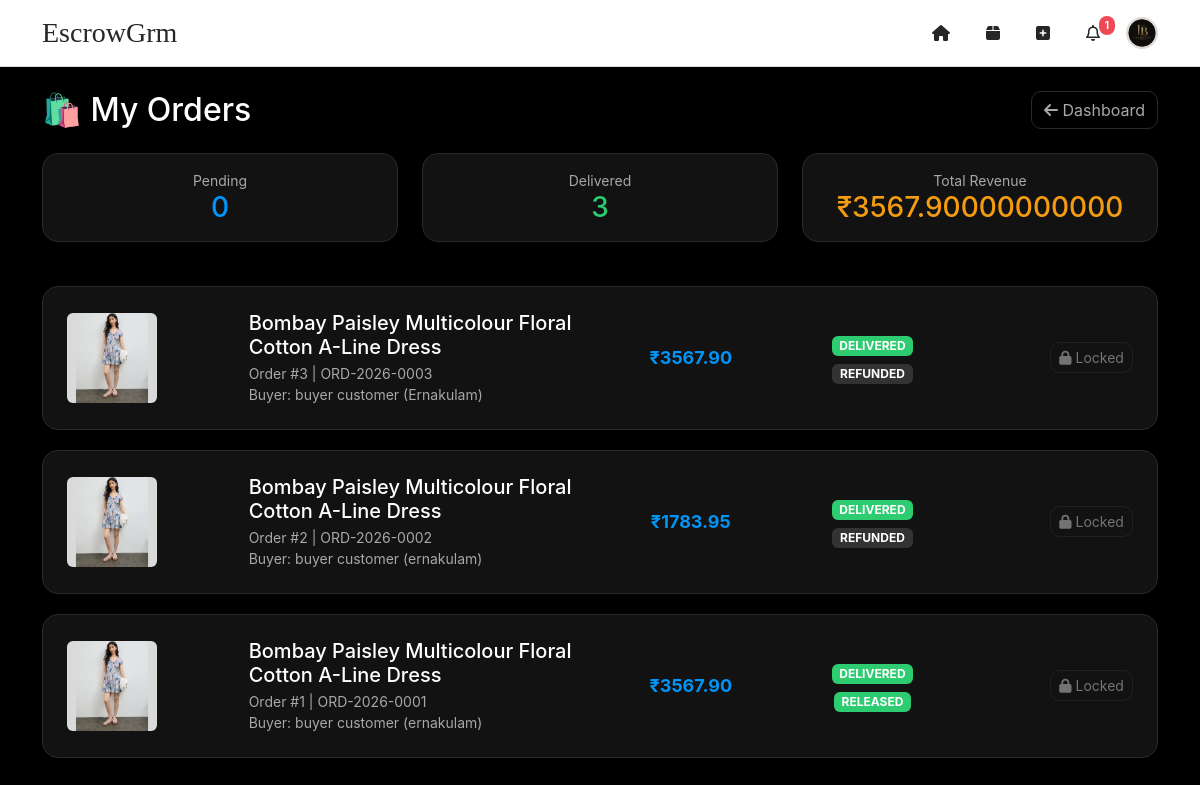
The app's page /seller-orders/ (signed in) with its own data.
### shop/models.py (models this page shows, shortened)
class User(AbstractUser):
    ROLE_CHOICES = (
        ('buyer', 'Buyer'),
        ('seller', 'Seller'),
    )
    role = models.CharField(max_length=10, choices=ROLE_CHOICES, default='buyer')
    profile_picture = models.ImageField(upload_to='profiles/', blank=True, null=True)
    bio = models.TextField(blank=True, null=True)
    website = models.URLField(blank=True, null=True)
    business_category = models.CharField(max_length=100, blank=True, null=True)
    location = models.CharField(max_length=200, blank=True, null=True)
    phone = models.CharField(max_length=20, blank=True, null=True)

class Order(models.Model):
    STATUS_CHOICES = [
        ('PENDING', 'Pending'),
        ('PAID', 'Paid - Escrow Held'),
        ('PROCESSING', 'Processing'),
        ('SHIPPED', 'Shipped'),
        ('OUT_FOR_DELIVERY', 'Out for Delivery'),
        ('DELIVERED', 'Delivered'),
        ('COMPLETED', 'Completed'),
        ('REFUNDED', 'Refunded'),
        ('DISPUTED', 'Disputed'),
    ]
    FUND_STATUS_CHOICES = [
        ('HELD', 'Held in Escrow'),
        ('RETURN_PENDING', 'Return Pending'),
        ('RELEASED', 'Released to Seller'),
        ('REFUNDED', 'Refunded to Buyer'),
    ]
    buyer = models.ForeignKey(User, on_delete=models.CASCADE, related_name='orders')
    seller = models.ForeignKey(User, on_delete=models.CASCADE, related_name='seller_orders')
    product = models.ForeignKey(Product, on_delete=models.SET_NULL, null=True, blank=True)
    product_name = models.CharField(max_length=200)
    product_price = models.DecimalField(max_digits=10, decimal_places=2)
    platform_fee = models.DecimalField(max_digits=10, decimal_places=2, default=0)
    shipping_charge = models.DecimalField(max_digits=10, decimal_places=2, default=0)
    total_amount = models.DecimalField(max_digits=10, decimal_places=2)
    full_name = models.CharField(max_length=100)
    phone = models.CharField(max_length=20)
    email = models.EmailField()
    address = models.TextField()
    city = models.CharField(max_length=50)
    pincode = models.CharField(max_length=10)
    size = models.CharField(max_length=10, blank=True, null=True)
    quantity = models.IntegerField(default=1)
    order_notes = models.TextField(blank=True, null=True)
    status = models.CharField(max_length=20, choices=STATUS_CHOICES, default='PENDING')
    tracking_number = models.CharField(max_length=30, unique=True, blank=True, null=True)
    tracking_company = models.CharField(max_length=50, blank=True, null=True)
    estimated_delivery_days = models.IntegerField(default=5, blank=True, null=True)
    estimated_delivery_date = models.DateField(blank=True, null=True)
    shipped_at = models.DateTimeField(blank=True, null=True)
    delivered_at = models.DateTimeField(blank=True, null=True)
    is_delayed = models.BooleanField(default=False)
    delay_days = models.IntegerField(blank=True, null=True)
    revised_delivery_date = models.DateField(blank=True, null=True)
    delivery_confirmation_requested_at = models.DateTimeField(blank=True, null=True)
    buyer_delivery_response_at = models.DateTimeField(blank=True, null=True)
    fund_status = models.CharField(max_length=20, choices=FUND_STATUS_CHOICES, default='HELD')
    payment_held_at = models.DateTimeField(default=timezone.now)
    funds_released_at = models.DateTimeField(blank=True, null=True)
    funds_refunded_at = models.DateTimeField(blank=True, null=True)
    inspection_deadline = models.DateTimeField(blank=True, null=True)
    escrow_notes = models.TextField(blank=True, null=True)
    return_tracking_number = models.CharField(max_length=100, blank=True, null=True)
    return_carrier = models.CharField(max_length=50, blank=True, null=True)
    return_tracking_url = models.URLField(max_length=500, blank=True, null=True)
    return_shipped_at = models.DateTimeField(blank=True, null=True)
    return_received_at = models.DateTimeField(blank=True, null=True)
    return_confirmation_deadline = models.DateTimeField(blank=True, null=True)
    RETURN_STATUS_CHOICES = [
        ('INITIATED', 'Return Initiated'),
        ('IN_TRANSIT', 'In Transit'),
        ('OUT_FOR_DELIVERY', 'Out for Delivery'),
        ('RECEIVED', 'Received by Seller'),
    ]
    return_status = models.CharField(
        max_length=20,
        choices=RETURN_STATUS_CHOICES,
        blank=True,
        null=True,
    )
    admin_notified = models.BooleanField(default=False)
    seller_notified = models.BooleanField(default=False)
    created_at = models.DateTimeField(auto_now_add=True)
    updated_at = models.DateTimeField(auto_now=True)

class Product(models.Model):
    seller = models.ForeignKey(User, on_delete=models.CASCADE, related_name='products')
    name = models.CharField(max_length=200)
    description = models.TextField()
    price = models.DecimalField(max_digits=10, decimal_places=2)
    original_price = models.DecimalField(max_digits=10, decimal_places=2, blank=True, null=True)
    category = models.CharField(max_length=50, default='Clothing')
    image = models.ImageField(upload_to='products/', blank=True, null=True)
    created_at = models.DateTimeField(auto_now_add=True)

### shop/views.py (the view)
# urls.py: path('seller-orders/', views.seller_orders, name='seller_orders'),
@login_required(login_url='login')
def seller_orders(request):
    orders = Order.objects.filter(seller=request.user).order_by('-created_at')
    pending_count = orders.filter(
        status__in=['PENDING', 'PAID', 'PROCESSING', 'SHIPPED', 'OUT_FOR_DELIVERY']
    ).count()
    delivered_count = orders.filter(status='DELIVERED').count()
    total_revenue = orders.filter(
        fund_status='RELEASED'
    ).aggregate(sum=Sum('total_amount'))['sum'] or 0
    context = {
        'orders': orders,
        'pending_count': pending_count,
        'delivered_count': delivered_count,
        'total_revenue': total_revenue,
    }
    return render(request, 'shop/seller_orders.html', context)

### shop/context_processors.py (called while the page is built)
def switchable_accounts(request):
    if not request.user.is_authenticated:
        return {'switchable_accounts': []}
    raw = request.COOKIES.get(COOKIE_NAME, '')
    try:
        ids = signing.loads(raw, salt=COOKIE_SALT) if raw else []
        if not isinstance(ids, list):
            ids = []
    except Exception:
        ids = []
    other_ids = [uid for uid in ids if uid != request.user.id]
    users = User.objects.filter(id__in=other_ids)
    return {'switchable_accounts': users}

### shop/templates/shop/seller_orders.html (shortened to what this page needs)
{% extends 'shop/base.html' %}
{% load static %}
{% block content %}
<div class="d-flex justify-content-between align-items-center mb-4">
    <h2 class="mb-0">🛍️ My Orders</h2>
    <a href="{% url 'seller_dashboard' %}" class="btn btn-outline-secondary">
        <i class="fas fa-arrow-left"></i> Dashboard
    </a>
</div>
<div class="row mb-4">
    <div class="col-md-4">
        <div class="card p-3 text-center">
            <small class="text-muted">Pending</small>
            <h3 class="mb-0" style="color: #0095f6;">{{ pending_count }}</h3>
        </div>
    </div>
    <div class="col-md-4">
        <div class="card p-3 text-center">
            <small class="text-muted">Delivered</small>
            <h3 class="mb-0" style="color: #2ecc71;">{{ delivered_count }}</h3>
        </div>
    </div>
    <div class="col-md-4">
        <div class="card p-3 text-center">
            <small class="text-muted">Total Revenue</small>
            <h3 class="mb-0" style="color: #f39c12;">₹{{ total_revenue }}</h3>
        </div>
    </div>
</div>
{% for order in orders %}
<div class="card">
    <div class="card-body p-4">
        <div class="row align-items-center">
            <div class="col-md-2 mb-3 mb-md-0">
                {% if order.product.image %}
                    <img src="{{ order.product.image.url }}" class="img-fluid rounded"
                         style="max-height: 90px; object-fit: cover;">
                {% else %}
                    <div class="bg-secondary rounded d-flex align-items-center justify-content-center" style="height: 90px;">
                        <i class="fas fa-image fa-2x text-muted"></i>
                    </div>
                {% endif %}
            </div>
            <div class="col-md-4 mb-3 mb-md-0">
                <h5 class="mb-1">{{ order.product_name }}</h5>
                <p class="text-muted small mb-0">Order #{{ order.id }} | {{ order.tracking_number }}</p>
                <p class="text-muted small mb-0">Buyer: {{ order.full_name }} ({{ order.city }})</p>
            </div>
            <div class="col-md-2 text-center mb-3 mb-md-0">
                <strong style="color: #0095f6; font-size: 18px;">₹{{ order.total_amount }}</strong>
            </div>
            <div class="col-md-2 text-center mb-3 mb-md-0">
                <span class="badge {% if order.status == 'DELIVERED' %}bg-success{% elif order.status == 'SHIPPED' %}bg-info{% elif order.status == 'REFUNDED' %}bg-dark{% else %}bg-warning text-dark{% endif %} mb-1">
                    {{ order.status }}
                </span><br>
                <span class="badge {% if order.fund_status == 'HELD' %}bg-secondary{% elif order.fund_status == 'RETURN_PENDING' %}bg-danger{% elif order.fund_status == 'RELEASED' %}bg-success{% else %}bg-dark{% endif %}">
                    {{ order.fund_status }}
                </span>
            </div>
            <div class="col-md-2 text-end">
                {% if order.status == 'DELIVERED' or order.fund_status == 'RELEASED' or order.fund_status == 'REFUNDED' or order.fund_status == 'RETURN_PENDING' %}
                    <button class="btn btn-sm btn-outline-secondary" disabled>
                        <i class="fas fa-lock"></i> Locked
                    </button>
                {% else %}
                    <a href="{% url 'update_tracking' order.id %}" class="btn btn-sm btn-primary">
                        <i class="fas fa-edit"></i> Manage
                    </a>
                {% endif %}
            </div>
        </div>
    </div>
</div>
{% empty %}
<div class="card p-5 text-center">
    <i class="fas fa-inbox fa-3x text-muted mb-3"></i>
    <h4 class="text-muted">No orders yet</h4>
</div>
<script src="/static/js/notifications.js"></script>
{% endfor %}
{% endblock %}

### shop/templates/shop/base.html (shortened to what this page needs)
<!DOCTYPE html>
<html lang="en">
<head>
    {% load static %}
    <link href="https://cdn.jsdelivr.net/npm/bootstrap@5.3.0/dist/css/bootstrap.min.css" rel="stylesheet">
    <link href="https://cdnjs.cloudflare.com/ajax/libs/font-awesome/6.4.0/css/all.min.css" rel="stylesheet">
    <link href="{% static 'css/theme.css' %}" rel="stylesheet">
</head>
<body class="shop-theme">
    <nav class="shop-navbar">
        <div class="container d-flex justify-content-between align-items-center">
            <a class="navbar-brand" href="{% url 'home' %}">EscrowGrm</a>
            <div class="d-flex align-items-center gap-3">
                {% if user.is_authenticated %}
                    {% if user.role == 'seller' %}
                        <a href="{% url 'seller_dashboard' %}" class="nav-link" title="Dashboard">
                            <i class="fas fa-home"></i>
                        </a>
                        <a href="{% url 'seller_orders' %}" class="nav-link" title="Orders">
                            <i class="fas fa-box"></i>
                        </a>
                        <a href="{% url 'add_product' %}" class="nav-link" title="Add Product">
                            <i class="fas fa-plus-square"></i>
                        </a>
                    {% endif %}
                    <div class="notification-bell dropdown">
                        <i class="fas fa-bell nav-link" data-bs-toggle="dropdown" style="cursor: pointer;"></i>
                        <span class="notification-badge" id="notifCount" style="display:none;">0</span>
                    </div>
                    <div class="profile-dropdown dropdown">
                        <div class="profile-trigger" data-bs-toggle="dropdown" aria-expanded="false">
                            {% if user.profile_picture %}
                                <img src="{{ user.profile_picture.url }}" alt="{{ user.username }}" class="profile-pic">
                            {% else %}
                                <div class="profile-initial">{{ user.username|first|upper }}</div>
                            {% endif %}
                        </div>
                    </div>
                {% else %}
                    <a href="{% url 'login' %}" class="btn btn-primary">Login</a>
                {% endif %}
            </div>
        </div>
    </nav>
    <div class="container py-4">
        {% block content %}{% endblock %}
    </div>
</body>
</html>

### static/css/theme.css (style rules this page uses)
:root { --shop-bg: #000000; --shop-surface: #121212; --shop-surface-2: #1c1c1c; --shop-border: #2a2a2a; --shop-text: #ffffff; --shop-text-muted: #a8a8a8; --shop-accent: #0095f6; --shop-danger: #ed4956; --shop-success: #2ecc71; --shop-warning: #f39c12; }
body.shop-theme { background-color: var(--shop-bg); color: var(--shop-text); font-family: -apple-system, BlinkMacSystemFont, 'Segoe UI', Roboto, sans-serif; min-height: 100vh; }
body.shop-theme .card { background-color: var(--shop-surface); border: 1px solid var(--shop-border); border-radius: 16px; color: var(--shop-text); box-shadow: 0 4px 20px rgba(0, 0, 0, 0.5); margin-bottom: 20px; }
body.shop-theme .btn-outline-secondary { border-color: var(--shop-border); color: var(--shop-text-muted); border-radius: 10px; }
body.shop-theme .text-muted { color: var(--shop-text-muted) !important; }
body.shop-theme .badge.bg-success { background-color: #2ecc71 !important; }
body.shop-theme .badge.bg-dark { background-color: #333 !important; }
body.shop-theme a { color: var(--shop-accent); text-decoration: none; }
body.shop-theme h1, body.shop-theme h2, body.shop-theme h3, body.shop-theme h4, body.shop-theme h5 { color: #fff; }
.shop-navbar { background-color: #000; border-bottom: 1px solid #262626; padding: 12px 0; position: sticky; top: 0; z-index: 1000; }
.shop-navbar .navbar-brand { font-family: 'Brush Script MT', cursive; font-size: 28px; color: #fff; }
.shop-navbar .nav-link { color: #a8a8a8; font-weight: 500; padding: 0 10px; }
.notification-bell { position: relative; }
.notification-badge { position: absolute; top: -5px; right: -5px; background: #ed4956; color: #fff; font-size: 10px; padding: 2px 6px; border-radius: 10px; font-weight: 700; }
:root { --admin-bg: #f0f4f9; --admin-surface: #ffffff; --admin-primary: #1e40af; --admin-primary-light: #3b82f6; --admin-primary-dark: #1e3a8a; --admin-text: #1e293b; --admin-text-muted: #64748b; --admin-border: #e2e8f0; --admin-success: #059669; --admin-danger: #dc2626; --admin-warning: #f59e0b; }
.profile-dropdown { position: relative; }
.profile-trigger { cursor: pointer; display: flex; align-items: center; justify-content: center; transition: transform 0.2s; }
.profile-pic { width: 32px; height: 32px; border-radius: 50%; object-fit: cover; border: 2px solid #DBDBDB; }

### shop/templates/shop/base.html (style rules this page uses)
.shop-navbar { background-color: #FFFFFF; border-bottom: 1px solid #DBDBDB; padding: 12px 0; position: sticky; top: 0; z-index: 1000; }
.shop-navbar .navbar-brand { font-family: 'Brush Script MT', cursive; font-size: 28px; color: #262626; font-weight: 400; text-decoration: none; }
.shop-navbar .nav-link { color: #262626; font-weight: 500; padding: 0 10px; transition: 0.2s; }
.notification-bell { position: relative; }
.notification-badge { position: absolute; top: -5px; right: -5px; background: #ED4956; color: #fff; font-size: 10px; padding: 2px 6px; border-radius: 10px; font-weight: 700; }
.profile-dropdown { position: relative; }
.profile-trigger { cursor: pointer; display: flex; align-items: center; justify-content: center; transition: transform 0.15s; }
.profile-pic { width: 32px; height: 32px; border-radius: 50%; object-fit: cover; border: 2px solid #DBDBDB; }

### records on screen
User: profile_picture (picture)
Order: product.image (picture), product_name "Bombay Paisley Multicolour Floral Cotton A-Line Dress", id "3", tracking_number "ORD-2026-0003", full_name "buyer customer", city "Ernakulam", total_amount "3567.90", status "DELIVERED", fund_status "REFUNDED", shows "Locked"
Order: product.image (picture), product_name "Bombay Paisley Multicolour Floral Cotton A-Line Dress", id "2", tracking_number "ORD-2026-0002", full_name "buyer customer", city "ernakulam", total_amount "1783.95", status "DELIVERED", fund_status "REFUNDED", shows "Locked"
Order: product.image (picture), product_name "Bombay Paisley Multicolour Floral Cotton A-Line Dress", id "1", tracking_number "ORD-2026-0001", full_name "buyer customer", city "ernakulam", total_amount "3567.90", status "DELIVERED", fund_status "RELEASED", shows "Locked"

### other values on screen
{{ pending_count }} "0"
{{ delivered_count }} "3"
{{ total_revenue }} "3567.90000000000"
